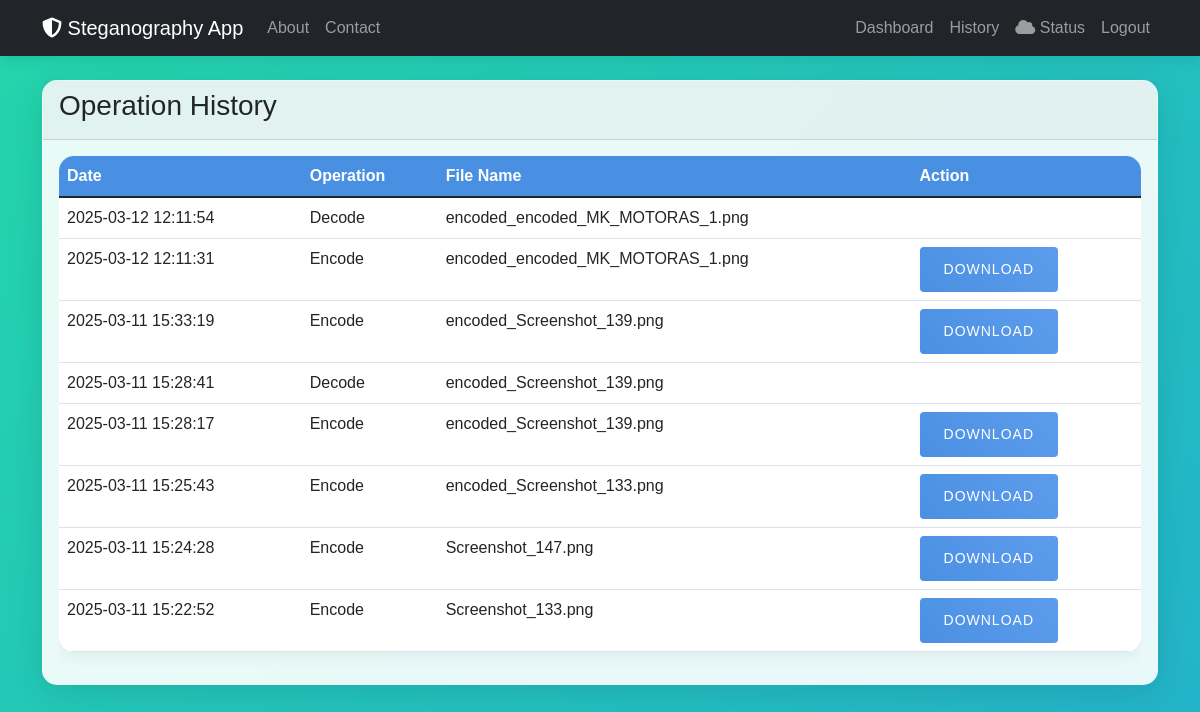
Screenshot of /history (signed in) with the database file from the repository.
### app/models.py (models this page shows)
class Image(db.Model):
    __tablename__ = 'images'
    id = db.Column(db.Integer, primary_key=True)
    filename = db.Column(db.String(255), nullable=False)
    data = db.Column(db.LargeBinary, nullable=False)
    timestamp = db.Column(db.DateTime, default=datetime.utcnow)
    operation = db.Column(db.String(10), nullable=False)  # 'encode' or 'decode'
    user_id = db.Column(db.Integer, db.ForeignKey('users.id'), nullable=False)

### app/routes.py (the view)
@main.route('/history')
@login_required
def history():
    try:
        images = Image.query.filter_by(user_id=current_user.id).order_by(Image.timestamp.desc()).all()
        return render_template('history.html', images=images)
    except Exception as e:
        current_app.logger.error(f"Error in history route: {str(e)}")
        return "An error occurred", 500

### app/__init__.py (called while the page is built)
@login_manager.user_loader
def load_user(user_id):
    from app.models import User
    return User.query.get(int(user_id))

### app/templates/history.html
{% extends "base.html" %}
{% block content %}
<div class="card">
    <div class="card-header">
        <h3>Operation History</h3>
    </div>
    <div class="card-body">
        {% if images %}
            <div class="table-responsive">
                <table class="table table-hover">
                    <thead>
                        <tr>
                            <th>Date</th>
                            <th>Operation</th>
                            <th>File Name</th>
                            <th>Action</th>
                        </tr>
                    </thead>
                    <tbody>
                        {% for image in images %}
                        <tr>
                            <td>{{ image.timestamp.strftime('%Y-%m-%d %H:%M:%S') }}</td>
                            <td>{{ image.operation.capitalize() }}</td>
                            <td>{{ image.filename }}</td>
                            <td>
                                {% if image.operation == 'encode' %}
                                    <a href="{{ url_for('main.download', filename=image.filename) }}"
                                       class="btn btn-sm btn-primary">Download</a>
                                {% endif %}
                            </td>
                        </tr>
                        {% endfor %}
                    </tbody>
                </table>
            </div>
        {% else %}
            <div class="alert alert-info">No operations found.</div>
        {% endif %}
    </div>
</div>
{% endblock %}

### app/templates/base.html (shortened to what this page needs)
<!DOCTYPE html>
<html lang="en">
<head>
    <link href="https://cdn.jsdelivr.net/npm/bootstrap@5.1.3/dist/css/bootstrap.min.css" rel="stylesheet">
    <link href="https://cdnjs.cloudflare.com/ajax/libs/font-awesome/6.0.0/css/all.min.css" rel="stylesheet">
    <link href="{{ url_for('static', filename='css/custom.css') }}" rel="stylesheet">
    <link rel="stylesheet" href="{{ url_for('static', filename='css/style.css') }}">
    <link rel="stylesheet" href="https://cdnjs.cloudflare.com/ajax/libs/font-awesome/5.15.4/css/all.min.css">
    <link rel="stylesheet" href="https://cdnjs.cloudflare.com/ajax/libs/animate.css/4.1.1/animate.min.css">
</head>
<body>
    <nav class="navbar navbar-expand-lg navbar-dark bg-dark">
        <div class="container">
            <a class="navbar-brand" href="{{ url_for('main.index') }}">
                <i class="fas fa-shield-alt"></i> Steganography App
            </a>
            <div class="collapse navbar-collapse" id="navbarNav">
                <ul class="navbar-nav me-auto">
                    <li class="nav-item">
                        <a class="nav-link" href="{{ url_for('main.about') }}">About</a>
                    </li>
                    <li class="nav-item">
                        <a class="nav-link" href="{{ url_for('main.contact') }}">Contact</a>
                    </li>
                </ul>
                <ul class="navbar-nav">
                    {% if current_user.is_authenticated %}
                        <li class="nav-item">
                            <a class="nav-link" href="{{ url_for('main.dashboard') }}">Dashboard</a>
                        </li>
                        <li class="nav-item">
                            <a class="nav-link" href="{{ url_for('main.history') }}">History</a>
                        </li>
                        <li class="nav-item">
                            <a class="nav-link" href="{{ url_for('main.storage_status') }}">
                                <i class="fas fa-cloud"></i> Status
                            </a>
                        </li>
                        <li class="nav-item">
                            <a class="nav-link" href="{{ url_for('auth.logout') }}">Logout</a>
                        </li>
                    {% endif %}
                </ul>
            </div>
        </div>
    </nav>
    <div class="container mt-4">
        {% block content %}{% endblock %}
    </div>
</body>
</html>

### app/static/css/custom.css (style rules this page uses)
:root { --primary-color: #4a90e2; --secondary-color: #2ecc71; --accent-color: #e74c3c; --dark-bg: #2c3e50; --light-bg: #ecf0f1; }
.card { background: rgba(255, 255, 255, 0.9); border-radius: 15px; box-shadow: 0 8px 32px rgba(0, 0, 0, 0.1); backdrop-filter: blur(10px); border: 1px solid rgba(255, 255, 255, 0.2); margin: 20px 0; animation: fadeIn 0.5s ease-out; transition: transform 0.3s ease; }
.btn { border-radius: 25px; padding: 10px 25px; font-weight: 600; text-transform: uppercase; letter-spacing: 1px; transition: all 0.3s ease; position: relative; overflow: hidden; }
.btn-primary { background: linear-gradient(45deg, var(--primary-color), #5d9cec); }
body { font-family: 'Poppins', sans-serif; background: linear-gradient(135deg, #f5f7fa 0%, #c3cfe2 100%); min-height: 100vh; }
.navbar { background: rgba(255, 255, 255, 0.95); backdrop-filter: blur(10px); box-shadow: 0 2px 15px rgba(0, 0, 0, 0.1); }
body { background: linear-gradient(-45deg, #ee7752, #e73c7e, #23a6d5, #23d5ab); background-size: 400% 400%; animation: gradientBG 15s ease infinite; }
.btn { border-radius: 30px; padding: 12px 30px; font-weight: 600; letter-spacing: 1px; text-transform: uppercase; transition: all 0.3s ease; position: relative; overflow: hidden; }
.btn::before { content: ''; position: absolute; top: 0; left: -100%; width: 100%; height: 100%; background: linear-gradient(120deg, transparent, rgba(255,255,255,0.3), transparent); transition: all 0.5s; }
.nav-link { position: relative; padding: 8px 15px; }
.nav-link::after { content: ''; position: absolute; bottom: 0; left: 0; width: 0; height: 2px; background: #4a90e2; transition: width 0.3s ease; }
.table { background: white; border-radius: 15px; overflow: hidden; box-shadow: 0 5px 15px rgba(0, 0, 0, 0.05); }
.table thead { background: var(--primary-color); color: white; }

### app/static/css/style.css (style rules this page uses)
.btn { padding: 0.75rem 1.5rem; border-radius: 4px; border: none; cursor: pointer; font-weight: 500; transition: transform 0.2s, box-shadow 0.2s; }
.btn-primary { background-color: #2196f3; color: white; }

### app/templates/base.html (style rules this page uses)
* { scroll-behavior: smooth; transition: all 0.1s ease; }
.nav-link { transition: all 0.1s ease-out; }

### rows the page displays
Image: timestamp "2025-03-12 12:11:54", operation "Decode", filename "encoded_encoded_MK_MOTORAS_1.png"
Image: timestamp "2025-03-12 12:11:31", operation "Encode", filename "encoded_encoded_MK_MOTORAS_1.png"
Image: timestamp "2025-03-11 15:33:19", operation "Encode", filename "encoded_Screenshot_139.png"
Image: timestamp "2025-03-11 15:28:41", operation "Decode", filename "encoded_Screenshot_139.png"
Image: timestamp "2025-03-11 15:28:17", operation "Encode", filename "encoded_Screenshot_139.png"
Image: timestamp "2025-03-11 15:25:43", operation "Encode", filename "encoded_Screenshot_133.png"
Image: timestamp "2025-03-11 15:24:28", operation "Encode", filename "Screenshot_147.png"
Image: timestamp "2025-03-11 15:22:52", operation "Encode", filename "Screenshot_133.png"
